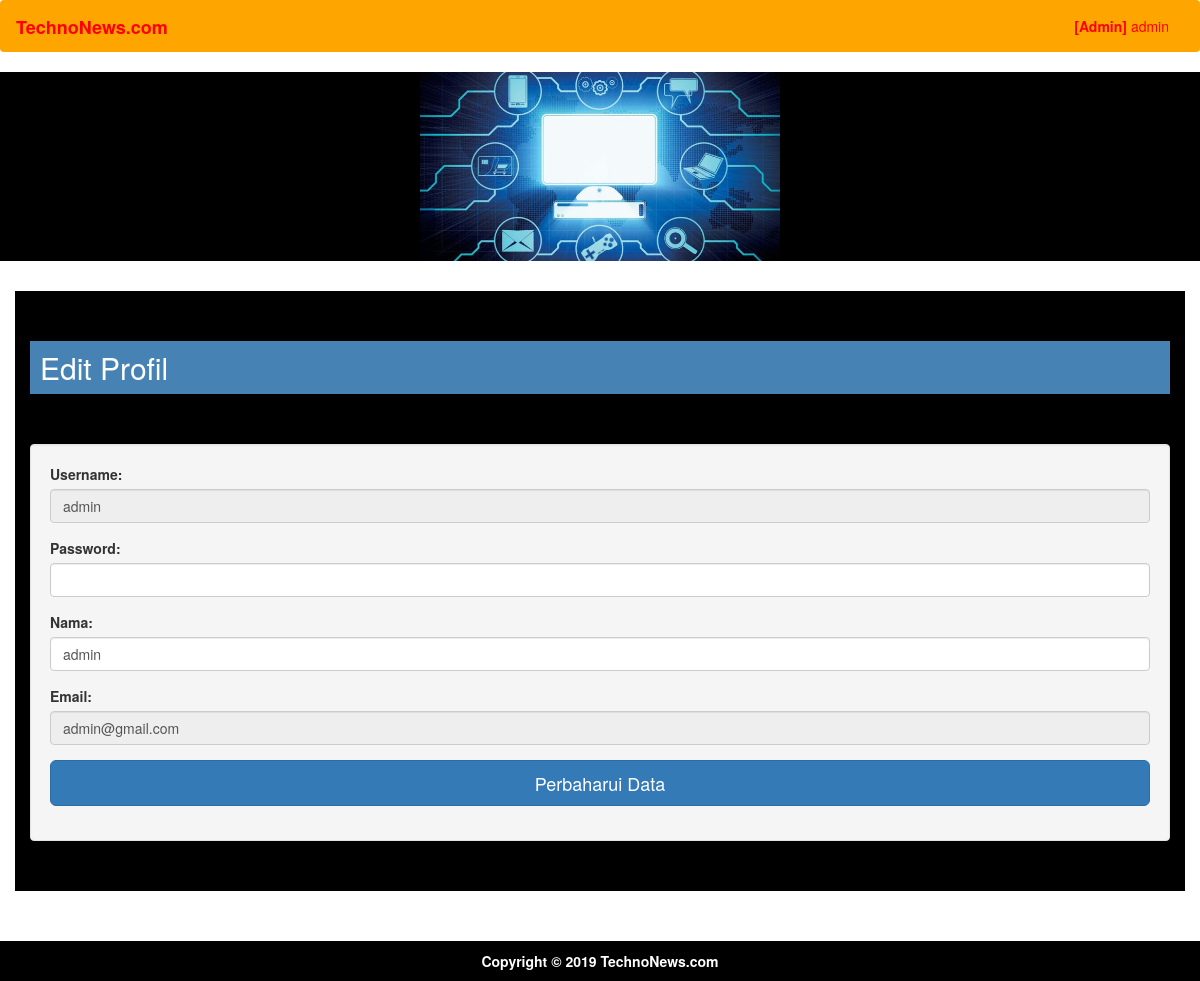
/edit.php (signed in), run on the app's committed database.
### tables this page shows
CREATE TABLE `user` (
  `id_user` int(11) NOT NULL,
  `username` varchar(20) NOT NULL,
  `password` varchar(20) NOT NULL,
  `tipe` varchar(5) NOT NULL,
  `nama` varchar(50) NOT NULL,
  `email` varchar(50) NOT NULL
);

### edit.php (the view, shortened to what this page needs)
<!DOCTYPE html>
<html>
<head>
</head>
<?php include "header.php";
?>
<body>
	<center>
		<div class="container" align="left">
			<h2 class="jdlatas">Edit Profil</h2>
			<br><br>
			<div class="well">
				<div align="left">
					<form role="form" method="POST" onSubmit="validasi()">
						<div class="form-group">
							<label>Username:</label>
							<input type="text" class="form-control" value="<?php echo $d_saya_user['username'];?>" disabled>
						</div>
						<div class="form-group">
							<label>Password:</label>
							<input type="password" name="password" id="password" class="form-control">
						</div>
						<div class="form-group">
							<label>Nama:</label>
							<input type="text" name="nama" id="nama" class="form-control" value="<?php echo $d_saya_user['nama'];?>">
						</div>
						<div class="form-group">
							<label>Email:</label>
							<input type="text" class="form-control" value="<?php echo $d_saya_user['email'];?>" disabled>
						</div>
						<div class="form-group">
							<input type="submit" style="width:100%" type="button" class="btn btn-primary btn-lg" value="Perbaharui Data">
						</div>
					</form>
				</div>
			</div>
		</div>
		<?php include "footer.php"; ?>
	</center>
</body>
</html>

### header.php (shortened to what this page needs)
<?php require"includes/koneksi.php";
if(isset($_SESSION['technonews_username']) & isset($_SESSION['technonews_password']))
{
	$i_cek = "SELECT * FROM user WHERE username='$_SESSION[technonews_username]' AND password='$_SESSION[technonews_password]'";
	$p_cek = mysqli_query($koneksi,$i_cek);
	$d_cek = mysqli_fetch_array($p_cek);
	if(empty($d_cek['username']))
	{
		if(session_destroy());
	}
	else
	{
		$i_saya_user = "SELECT * FROM user WHERE username='$_SESSION[technonews_username]' AND password='$_SESSION[technonews_password]'";
		$p_saya_user = mysqli_query($koneksi,$i_saya_user);
		$d_saya_user = mysqli_fetch_array($p_saya_user);
	}
}
?>
<!DOCTYPE html>
<html>
<head>
	<link rel="stylesheet" href="css/style.css">
	<link rel="stylesheet" href="css/bootstrap.css">
</head>
<body>
	<div class="navbar">
		<div class="container-fluid">
			<div class="navbar-header">
				<a class="navbar-brand" href="index.php"><b style="color:red">TechnoNews.com</b></a>
			</div>
			<div class="collapse navbar-collapse navbar-collapse1">
				<ul class="nav navbar-nav navbar-right">
					<?php
					if(isset($d_saya_user['username']))
					{
						if($d_saya_user['tipe']=="admin")
						{
							echo"
							<li>
							<a href='#' data-toggle='modal' data-target='#ModalUser'>
							<strong>[Admin]</strong>
							$d_saya_user[nama]
							</a>
							</li>
							";
						}
					}
					?>
				</ul>
			</div>
		</div>
	</div>
	<div align="center" id="lataratas">
		<a href="index.php">
			<img src="img/back.jpg" style="width: 30%"/>
		</a>
	</div>
</body>
</html>

### css/style.css (style rules this page uses)
body { background-color:url(..img/back.png); background-size: cover; }
#lataratas { background-color: black; }
.navbar { background: orange; border-bottom: 10px solid #8dc63f; }
li a { color: red; }
.container { background-color:black; margin:30px; padding:30px; }
.jdlatas { background-color: #4682B4; padding:10px; color: white; }

### data on the page
user: nama "admin", username "admin", email "admin@gmail.com"
